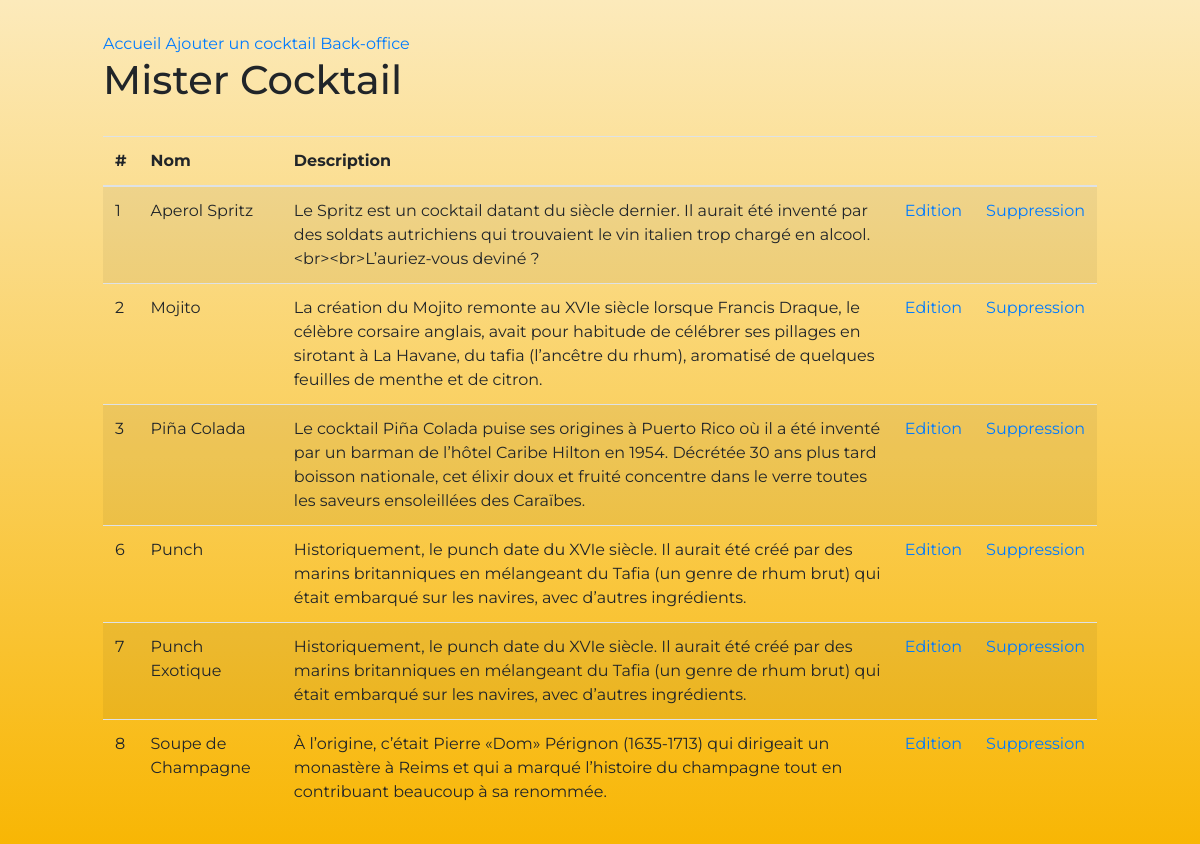
The page /corrige/back_office.php on the database its author committed.
### tables this page shows
CREATE TABLE `Cocktail` (
  `id` int(11) NOT NULL,
  `nom` varchar(30) NOT NULL,
  `description` text NOT NULL,
  `urlPhoto` varchar(50) NOT NULL,
  `dateConception` date NOT NULL,
  `prixMoyen` float NOT NULL,
  `idFamille` int(11) NOT NULL
);

### corrige/back_office.php (called while the page is built, shortened)
<?php
require_once 'models/cocktail.php';
$cocktails = listerCocktails();
include 'templates/back_office.phtml';

### corrige/models/cocktail.php (called while the page is built, shortened)
<?php
function listerCocktails()
{
    $pdo = connexionMySQL();
    $query = $pdo->prepare('
        SELECT
            Cocktail.id,
            nom,
            nomFamille,
            description,
            urlPhoto,
            YEAR(dateConception) AS anneeConception,
            prixMoyen
        FROM Cocktail
        INNER JOIN Famille ON Famille.id = Cocktail.idFamille
    ');
    $query->execute();
    return $query->fetchAll(PDO::FETCH_ASSOC);
}

### corrige/templates/back_office.phtml (the view, shortened to what this page needs)
<!DOCTYPE html>
<html lang="fr">
<head>
    <link rel="stylesheet" href="https://cdnjs.cloudflare.com/ajax/libs/twitter-bootstrap/4.4.1/css/bootstrap.min.css">
    <link rel="stylesheet" href="www/css/cocktails.css">
</head>
<body class="container-fluid">
    <nav>
        <a href="index.php">Accueil</a>
        <a href="ajout_cocktail.php">Ajouter un cocktail</a>
        <a href="back_office.php">Back-office</a>
        <h1>Mister Cocktail</h1>
    </nav>
    <main>
        <table class="table table-striped">
            <thead>
                <tr>
                    <th>#</th>
                    <th>Nom</th>
                    <th>Description</th>
                    <th colspan="2"></th>
                </tr>
            </thead>
            <tbody>
                <?php foreach($cocktails as $cocktail): ?>
                    <tr>
                        <td><?= $cocktail['id'] ?></td>
                        <td><?= $cocktail['nom'] ?></td>
                        <td><?= htmlentities($cocktail['description']) ?></td>
                        <td><a href="edition_cocktail.php?id=<?= $cocktail['id'] ?>">Edition</a></td>
                        <td><a href="suppression_cocktail.php?id=<?= $cocktail['id'] ?>">Suppression</a></td>
                    </tr>
                <?php endforeach; ?>
            </tbody>
        </table>
    </main>
</body>

### corrige/www/css/cocktails.css (style rules this page uses)
* { box-sizing: border-box; }
body { background: linear-gradient(to bottom, #fceabb, #f8b500); font-family: Montserrat, sans-serif; max-width: 1024px; min-height: 100vh; padding: 2rem 0; }
main { display: flex; flex-wrap: wrap; justify-content: space-between; }
nav { margin-bottom: 2rem; width: 100%; }

### rows shown on the page
cocktail: id "1", nom "Aperol Spritz", description "Le Spritz est un cocktail datant du siècle dernier. Il aurait été inventé par des soldats autrichiens qui trouvaient le vin italien trop chargé en alcool.<br><br>L’auriez-vous deviné ?"
cocktail: id "2", nom "Mojito", description "La création du Mojito remonte au XVIe siècle lorsque Francis Draque, le célèbre corsaire anglais, avait pour habitude de célébrer ses pillages en sirotant à La Havane, du tafia (l’ancêtre du rhum), aromatisé de quelques feuilles de menthe et de citron."
cocktail: id "3", nom "Piña Colada", description "Le cocktail Piña Colada puise ses origines à Puerto Rico où il a été inventé par un barman de l’hôtel Caribe Hilton en 1954. Décrétée 30 ans plus tard boisson nationale, cet élixir doux et fruité concentre dans le verre toutes les saveurs ensoleillées des Caraïbes."
cocktail: id "6", nom "Punch", description "Historiquement, le punch date du XVIe siècle. Il aurait été créé par des marins britanniques en mélangeant du Tafia (un genre de rhum brut) qui était embarqué sur les navires, avec d’autres ingrédients."
cocktail: id "7", nom "Punch Exotique", description "Historiquement, le punch date du XVIe siècle. Il aurait été créé par des marins britanniques en mélangeant du Tafia (un genre de rhum brut) qui était embarqué sur les navires, avec d’autres ingrédients."
cocktail: id "8", nom "Soupe de Champagne", description "À l’origine, c’était Pierre «Dom» Pérignon (1635-1713) qui dirigeait un monastère à Reims et qui a marqué l’histoire du champagne tout en contribuant beaucoup à sa renommée."
